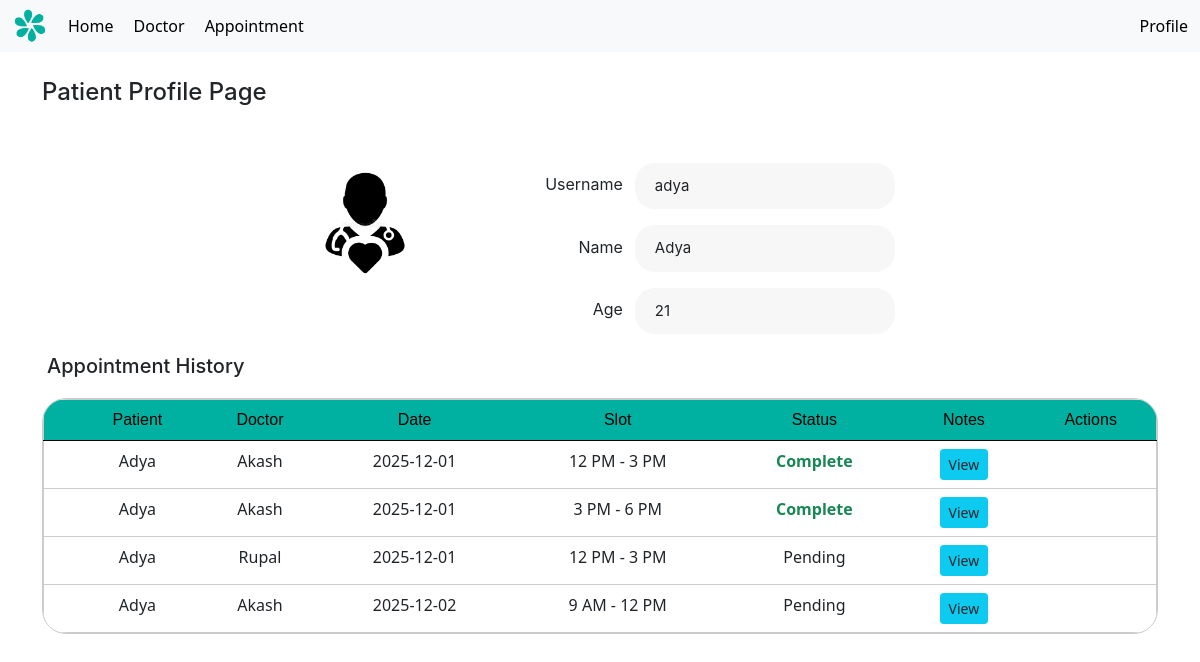
Page /patient/1 (signed in) on the committed database.
### models.py (models this page shows, shortened)
class patient(UserMixin, db.Model):
    id = db.Column(db.Integer, primary_key=True)
    username = db.Column(db.String(100), unique=True, nullable=False)
    name = db.Column(db.String(100), nullable=False)
    age = db.Column(db.Integer, nullable=False)
    password = db.Column(db.String(200), nullable=False)
    appointments = db.relationship('appointment', back_populates='patient', lazy=True)
    is_admin = db.Column(db.Boolean, default=False)
    is_doctor = db.Column(db.Boolean, default=False)

class appointment(db.Model):
    id = db.Column(db.Integer, primary_key=True)
    patient_id = db.Column(db.Integer, db.ForeignKey('patient.id'), nullable=False)
    doctor_id = db.Column(db.Integer, db.ForeignKey('doctor.id'), nullable=False)
    appointment_date = db.Column(db.Date, nullable=False)
    slot = db.Column(db.String(20), nullable=False)
    prescription = db.Column(db.Text, nullable=True)
    status = db.Column(db.Boolean, default=False)
    is_blocked = db.Column(db.Boolean, default=False)
    doctor = db.relationship('doctor', back_populates='appointments', lazy=True)
    patient = db.relationship('patient', back_populates='appointments', lazy=True)

class doctor(UserMixin, db.Model):
    id = db.Column(db.Integer, primary_key=True)
    username = db.Column(db.String(100), unique=True, nullable=False)
    password = db.Column(db.String(200), nullable=False)
    name = db.Column(db.String(100), nullable=False)
    specialization = db.Column(db.String(100), nullable=False)
    availability = db.Column(db.Date, nullable=True)
    timeSlots = db.relationship('timeSlot', back_populates='doctor', lazy=True)
    appointments = db.relationship('appointment', back_populates='doctor', lazy=True)
    is_admin = db.Column(db.Boolean, default=False)
    is_doctor = db.Column(db.Boolean, default=True)

### app.py (the view)
@app.route('/patient/<int:patient_id>')
@login_required
def patient_profile(patient_id):
    pat = patient.query.get_or_404(patient_id)
    appointments = appointment.query.filter(
        appointment.patient_id == patient_id,
        appointment.is_blocked == False,
        appointment.patient_id != 0
    ).order_by(
        appointment.appointment_date.asc()
    ).all()
    return render_template(
        'profile_page_p.html',
        pat=pat,
        appointments=appointments
    )

### app.py (called while the page is built)
@login_manager.user_loader
def load_user(user_id):
    user_type = session.get("user_type")
    if user_type == "doctor":
        return doctor.query.get(int(user_id))
    return patient.query.get(int(user_id))

@app.context_processor
def inject_user():
    return dict(current_user=current_user, request = request)

### templates/profile_page_p.html (shortened to what this page needs)
{% extends 'layout.html' %}
{% block content %}
<h1>Patient Profile Page</h1>
<div class="flex-column gap-16p" style="align-items: center;">
<div class="flex-column mx-auto gap-16p mt-5" style = "align-items: center; display: flex">
<div class="flex-row gap-120p">
    <div class="profile-container d-flex flex-column align-items-center" style="width: 50%; border-radius: 100px; overflow: clip; align-items: center">
    <img src="{{ url_for('static', filename='images/patient_avatar.webp') }}" alt="Patient Avatar" class="avatar-img mb-3" style="width: 120px; border-radius: 300px; ">
    </div>
    <div class="profile-details flex-column gap-16p">
        <div class="flex-row gap-12p" style="align-items: center; justify-content: flex-end">
            <div class="profile-label">Username</div>
            <div class="profile-field">{{ pat.username }}</div>
        </div>
        <div class="flex-row gap-12p" style="align-items: center; justify-content: flex-end">
            <div class="profile-label">Name</div>
            <div class="profile-field">{{ pat.name }}</div>
        </div>
        <div class="flex-row gap-12p" style="align-items: center; justify-content: flex-end">
            <div class="profile-label">Age</div>
            <div class="profile-field">{{ pat.age }}</div>
        </div>
    </div>
</div>
</div>
</div>
 <h5 style="margin-bottom: -28px; margin-top: 20px; margin-left: 5px;">Appointment History</h5>
<div class="flex-column mx-auto gap-16p mt-5" style = "align-items: center; display: flex">
<div style=" border: 1px solid #ccc; border-radius: 24px; width: 100%; overflow: clip;">
<table class="table" style="text-align: center; padding: 20px; border: 1px solid #ccc; margin-bottom: 0px;">
  <thead class="thead-darky">
    <tr>
        <th scope="col"></th>
        <th scope="col">Patient</th>
        <th scope="col">Doctor</th>
        <th scope="col">Date</th>
        <th scope="col">Slot</th>
        <th scope="col">Status</th>
        <th scope="col">Notes</th>
        <th scope="col">Actions</th>
    </tr>
  </thead>
  <tbody>
        {% for a in appointments %}
        <tr class="table-row-link">
            <th scope="row"></th>
            <td><a href="{{ url_for('patient_profile', patient_id=a.patient.id) }}">{{ a.patient.name }}</a></td>
            <td><a href="{{ url_for('doctor_profile', doctor_id=a.doctor.id) }}">{{ a.doctor.name }}</a></td>
            <td>{{ a.appointment_date }}</td>
            <td>{{ a.slot }}</td>
            <td>{% if a.status %}
        <div class="text-success fw-bold">Complete</div>
    {% else %}
        <div>Pending</div>
    {% endif %}</td>
            <td>
              <a href="{{ url_for('view_notes', appt_id=a.id) }}" class="btn btn-info btn-sm">
                  View
              </a>
            </td>
            <td>
            </td>
        </tr>
        {% endfor %}
  </tbody>
</table>
</div>
</div>
{% endblock %}

### static/styles.css (style rules this page uses)
.thead-darky { background-color: #00B0A0; color: black; font-weight: 400; border-style: none; font-family: 'Arial', sans-serif; }
table { text-align: center; }
.thead-darky th { font-weight: 400; font-size: 16px; }
.d-flex { display: flex; align-items: center; justify-content: space-between; }
.flex-column { display: flex; flex-direction: column; }
.flex-row { display: flex; flex-direction: row; }
.gap-12p { gap: 12px !important; }
.gap-16p { gap: 16px !important; }
.gap-120p { gap: 120px !important; }
h1, h2, h3, h4, h5, h6 { font-family: "inter", sans-serif; }
h1 { font-size: 24px !important; font-weight: 700; }
.profile-container { width: 50%; flex-wrap: nowrap }
.profile-field { background-color: #F7F7F7; border-radius: 20px; padding: 12px 20px; width: 260px; font-size: 15px; font-family: "inter", sans-serif; }
.profile-label { font-weight: 400; margin-bottom: 4px; font-family: "inter", sans-serif; }
.table-row-link a { text-decoration: none !important; color: inherit !important; }

### rows in the picture
patient: username "adya", name "Adya", age "21"
appointment: patient.name "Adya", doctor.name "Akash", appointment_date "2025-12-01", slot "12 PM - 3 PM", status "Complete"
appointment: patient.name "Adya", doctor.name "Akash", appointment_date "2025-12-01", slot "3 PM - 6 PM", status "Complete"
appointment: patient.name "Adya", doctor.name "Rupal", appointment_date "2025-12-01", slot "12 PM - 3 PM", status "Pending"
appointment: patient.name "Adya", doctor.name "Akash", appointment_date "2025-12-02", slot "9 AM - 12 PM", status "Pending"
